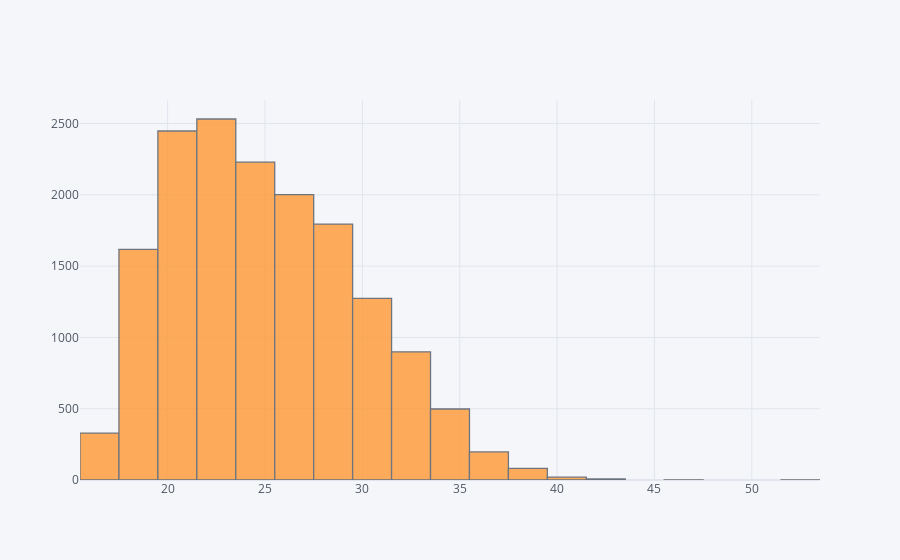

Notebook code for this chart:
### Markdown cell above
## EDA

### Code cell
import cufflinks as cf
cf.go_offline()
players["age"].iplot(kind="hist" ,bins=20)

### Figure 1 — Plotly figure (JSON) as saved in the notebook; plotly's stock layout.template omitted (floating-point values rounded to 4 significant figures; data arrays with more than 128 entries replaced by an {"elided": "..."} marker saying what was removed)
{"data": [{"histfunc": "count", "histnorm": "", "marker": {"color": "rgba(255, 153, 51, 1.0)", "line": {"color": "#4D5663", "width": 1.3}}, "name": "age", "nbinsx": 20, "opacity": 0.8, "orientation": "v", "type": "histogram", "x": {"elided": "15933 int values"}}], "layout": {"barmode": "overlay", "legend": {"bgcolor": "#F5F6F9", "font": {"color": "#4D5663"}}, "paper_bgcolor": "#F5F6F9", "plot_bgcolor": "#F5F6F9", "title": {"font": {"color": "#4D5663"}}, "xaxis": {"gridcolor": "#E1E5ED", "showgrid": true, "tickfont": {"color": "#4D5663"}, "title": {"font": {"color": "#4D5663"}, "text": ""}, "zerolinecolor": "#E1E5ED"}, "yaxis": {"gridcolor": "#E1E5ED", "showgrid": true, "tickfont": {"color": "#4D5663"}, "title": {"font": {"color": "#4D5663"}, "text": ""}, "zerolinecolor": "#E1E5ED"}}}
